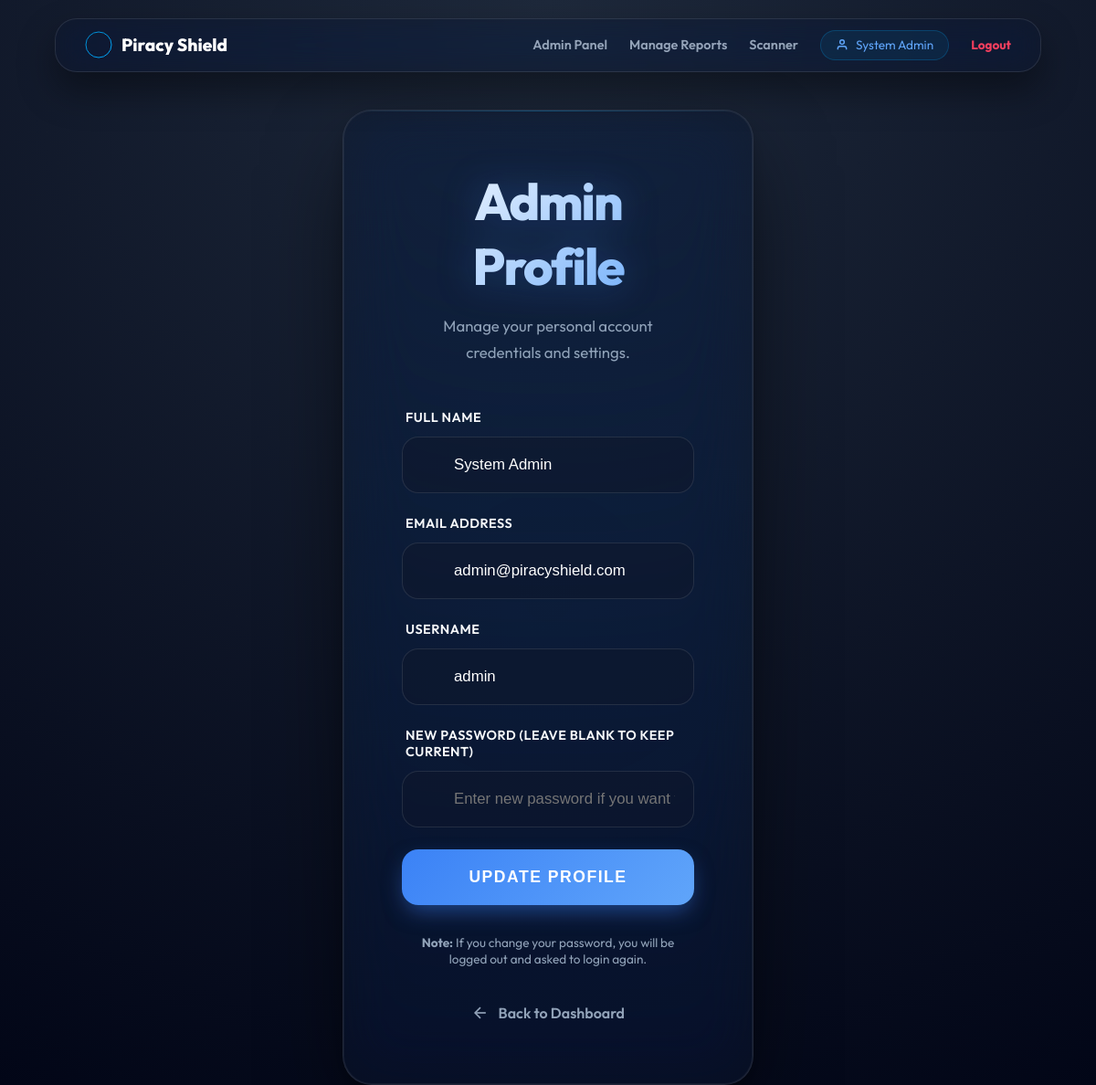
The app's page /admin/profile (signed in) with its own data.
### models.py (models this page shows, shortened)
class User(db.Model):
    __tablename__ = 'users'
    id = db.Column(db.Integer, primary_key=True)
    username = db.Column(db.String(50), unique=True, nullable=False)
    email = db.Column(db.String(100), unique=True, nullable=False)
    password = db.Column(db.String(200), nullable=False)
    name = db.Column(db.String(100), nullable=False)
    role = db.Column(db.String(20), default='user')
    status = db.Column(db.String(20), default='active')
    created_at = db.Column(db.DateTime, default=datetime.utcnow)

### app.py (the view, shortened to what this page needs)
@app.route('/admin/profile', methods=['GET', 'POST'])
@roles_required('admin')
def profile():
    admin = User.query.get(session['user_id'])
    return render_template('admin/profile.html', admin=admin, user=session)

### utils.py (called while the page is built)
def roles_required(*roles):
    def decorator(f):
        @wraps(f)
        def decorated_function(*args, **kwargs):
            if 'user_id' not in session:
                flash("Please log in to access this page.", "warning")
                return redirect(url_for('login'))
            user_role = session.get('role')
            if user_role not in roles:
                flash("You do not have permission to access this page.", "danger")
                return redirect(url_for('index'))
            return f(*args, **kwargs)
        return decorated_function
    return decorator

### templates/admin/profile.html (shortened to what this page needs)
{% extends "layout.html" %}
{% block content %}
<div class="container auth-container">
    <div class="header">
        <h1>Admin Profile</h1>
        <p class="subtitle">Manage your personal account credentials and settings.</p>
    </div>
    <form method="POST">
        <div class="form-group">
            <label for="name">Full Name</label>
            <div class="input-wrapper">
                <input type="text" id="name" name="name" value="{{ admin.name }}" placeholder="Enter your full name"
                    required>
            </div>
        </div>
        <div class="form-group">
            <label for="email">Email Address</label>
            <div class="input-wrapper">
                <input type="email" id="email" name="email" value="{{ admin.email }}" placeholder="Enter your email"
                    required>
            </div>
        </div>
        <div class="form-group">
            <label for="username">Username</label>
            <div class="input-wrapper">
                <input type="text" id="username" name="username" value="{{ admin.username }}"
                    placeholder="Choose a unique username" required>
            </div>
        </div>
        <div class="form-group">
            <label for="password">New Password (leave blank to keep current)</label>
            <div class="input-wrapper">
                <input type="password" id="password" name="password"
                    placeholder="Enter new password if you want to change it">
            </div>
        </div>
        <button type="submit" class="scan-button">
            <span class="button-content">Update Profile</span>
        </button>
    </form>
    <div style="margin-top: 2rem; color: var(--text-muted); font-size: 0.85rem; text-align: center;">
        <p><strong>Note:</strong> If you change your password, you will be logged out and asked to login again.</p>
    </div>
    <a href="{{ url_for('admin_dashboard') }}" class="back-link">
        <svg width="20" height="20" viewBox="0 0 24 24" fill="none" stroke="currentColor" stroke-width="2">
            <line x1="19" y1="12" x2="5" y2="12"></line>
            <polyline points="12 19 5 12 12 5"></polyline>
        </svg>
        Back to Dashboard
    </a>
</div>
{% endblock %}

### templates/layout.html (shortened to what this page needs)
<!DOCTYPE html>
<html lang="en">
<head>
    <link rel="stylesheet" href="{{ url_for('static', filename='style.css') }}">
</head>
<body class="premium-theme">
    {% if session.user_id %}
    <nav class="nav-bar">
        <a href="{{ url_for('index') }}" class="nav-brand">
            Piracy Shield
        </a>
        <div class="nav-links">
            {% if session.role == 'admin' %}
            <a href="{{ url_for('admin_dashboard') }}" class="nav-link">Admin Panel</a>
            <a href="{{ url_for('manage_reports') }}" class="nav-link">Manage Reports</a>
            {% endif %}
            <a href="{{ url_for('user_dashboard') }}" class="nav-link">Scanner</a>
            <div class="user-pill">
                <svg width="14" height="14" viewBox="0 0 24 24" fill="none" stroke="currentColor" stroke-width="2.5">
                    <path d="M20 21v-2a4 4 0 0 0-4-4H8a4 4 0 0 0-4 4v2"></path>
                    <circle cx="12" cy="7" r="4"></circle>
                </svg>
                {{ session.name }}
            </div>
            <a href="{{ url_for('logout') }}" class="logout-btn">Logout</a>
        </div>
    </nav>
    {% endif %}
    <main>
        {% block content %}{% endblock %}
    </main>
</body>
</html>

### static/style.css (style rules this page uses)
:root { --primary-color: #3b82f6; --primary-glow: rgba(59, 130, 246, 0.5); --secondary-color: #60a5fa; --accent-color: #f43f5e; --bg-color: #020617; --card-bg: rgba(15, 23, 42, 0.6); --text-color: #f8fafc; --text-muted: #94a3b8; --border-color: rgba(255, 255, 255, 0.08); --glow: 0 0 30px rgba(59, 130, 246, 0.3); --font-main: 'Outfit', 'Inter', system-ui, sans-serif; }
* { margin: 0; padding: 0; box-sizing: border-box; }
body { font-family: var(--font-main); background-color: var(--bg-color); background-image: linear-gradient(rgba(15, 23, 42, 0.85), rgba(15, 23, 42, 0.9)), url('bg.png'); background-size: cover; background-position: center; background-attachment: fixed; background-repeat: no-repeat; color: var(--text-color); display: flex; justify-content: center; align-items: center; min-height: 100vh; overflow-x: hidden; }
.container { background: rgba(15, 23, 42, 0.4); backdrop-filter: blur(32px) saturate(180%); -webkit-backdrop-filter: blur(32px) saturate(180%); border: 1px solid rgba(255, 255, 255, 0.1); padding: 4rem; border-radius: 32px; box-shadow: 0 40px 100px -20px rgba(0, 0, 0, 0.7), 0 0 0 1px rgba(255, 255, 255, 0.05) inset, 0 10px 20px -5px rgba(0, 0, 0, 0.3); width: 95%; max-width: 700px; text-align: center; animation: premiumIntro 1s cubic-bezier(0.16, 1, 0.3, 1); position: relative; overflow: hidden; }
.container::before { content: ''; position: absolute; top: -50%; left: -50%; width: 200%; height: 200%; background: radial-gradient(circle, rgba(0, 136, 204, 0.05) 0%, transparent 60%); transform: rotate(30deg); pointer-events: none; }
.container::after { content: ''; position: absolute; top: 0; left: 0; right: 0; height: 1px; background: linear-gradient(90deg, transparent, rgba(0, 170, 255, 0.3), transparent); }
h1 { font-size: 3.5rem; margin-bottom: 1rem; background: linear-gradient(135deg, #fff 0%, var(--secondary-color) 100%); -webkit-background-clip: text; background-clip: text; -webkit-text-fill-color: transparent; font-weight: 800; letter-spacing: -2px; filter: drop-shadow(0 0 20px rgba(59, 130, 246, 0.3)); }
p.subtitle { color: var(--text-muted); margin-bottom: 3rem; font-size: 1.05rem; line-height: 1.7; max-width: 90%; margin-left: auto; margin-right: auto; }
.form-group { margin-bottom: 1.5rem; position: relative; }
label { display: block; margin-bottom: 0.75rem; font-weight: 600; color: var(--text-color); text-align: left; font-size: 0.9rem; text-transform: uppercase; letter-spacing: 0.5px; margin-left: 4px; }
.input-wrapper { position: relative; display: flex; align-items: center; }
input[type="text"], input[type="password"], input[type="email"] { width: 100%; padding: 1.25rem 1.25rem 1.25rem 3.5rem; background: rgba(15, 23, 42, 0.5); border: 1px solid rgba(255, 255, 255, 0.1); border-radius: 18px; color: #fff; font-size: 1.05rem; transition: all 0.4s cubic-bezier(0.16, 1, 0.3, 1); }
input[type="text"]::placeholder { color: rgba(148, 163, 184, 0.5); }
.scan-button, .premium-btn { display: flex; align-items: center; justify-content: center; width: 100%; padding: 1.25rem; background: linear-gradient(135deg, var(--primary-color), var(--secondary-color)); color: #fff; border: none; border-radius: 18px; font-size: 1.1rem; font-weight: 700; cursor: pointer; transition: all 0.4s cubic-bezier(0.16, 1, 0.3, 1); box-shadow: 0 10px 25px -5px rgba(59, 130, 246, 0.5); position: relative; overflow: hidden; text-transform: uppercase; letter-spacing: 1.5px; }
button { display: block; width: 100%; padding: 1.2rem; background: linear-gradient(135deg, var(--primary-color), var(--secondary-color)); color: #fff; border: none; border-radius: 14px; font-size: 1.05rem; font-weight: 700; cursor: pointer; transition: all 0.3s cubic-bezier(0.4, 0, 0.2, 1); box-shadow: 0 6px 20px rgba(0, 136, 204, 0.4), 0 0 0 1px rgba(255, 255, 255, 0.1) inset; position: relative; overflow: hidden; text-transform: uppercase; letter-spacing: 1px; }
.back-link { color: var(--text-muted); text-decoration: none; display: inline-flex; align-items: center; gap: 0.6rem; margin-top: 2.5rem; transition: all 0.3s; font-weight: 600; }

### records on screen
User: name "System Admin", email "admin@piracyshield.com", username "admin"
